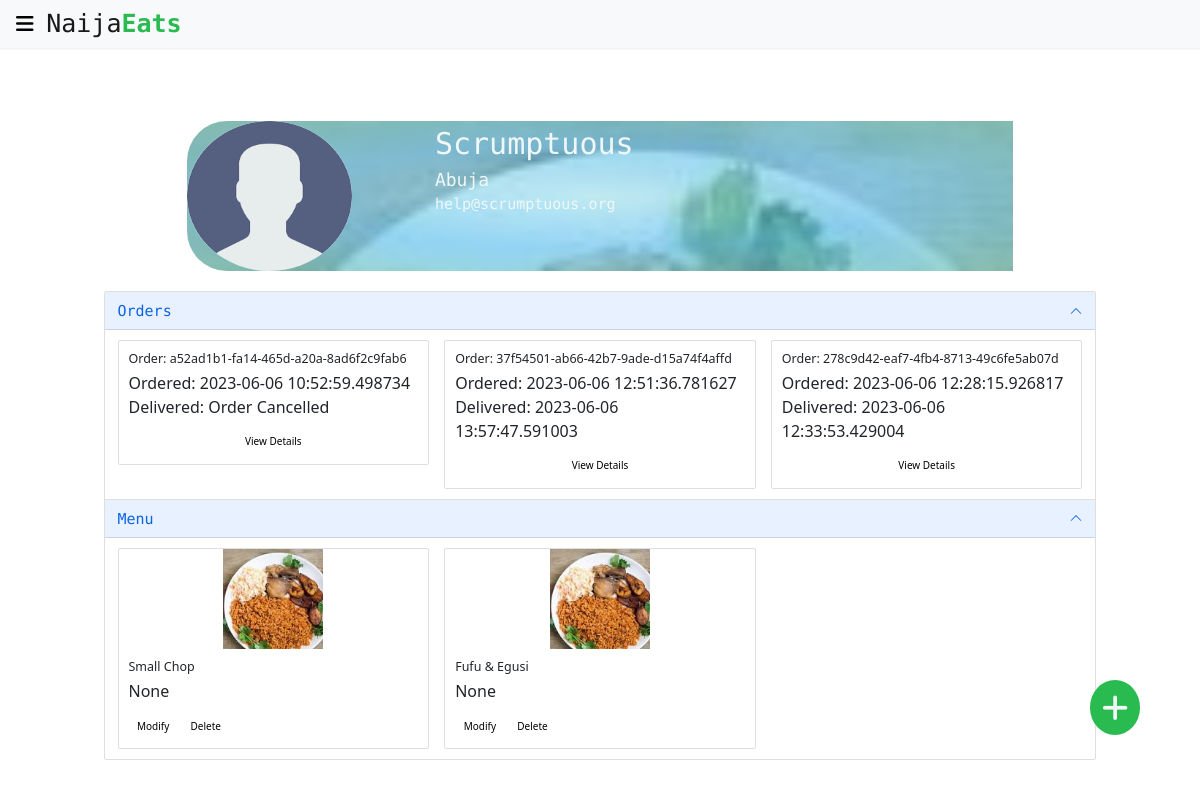
Before: /profile/7e546509-2631-4c0f-870c-4f03f7c1c5be (signed in) with the older database file.
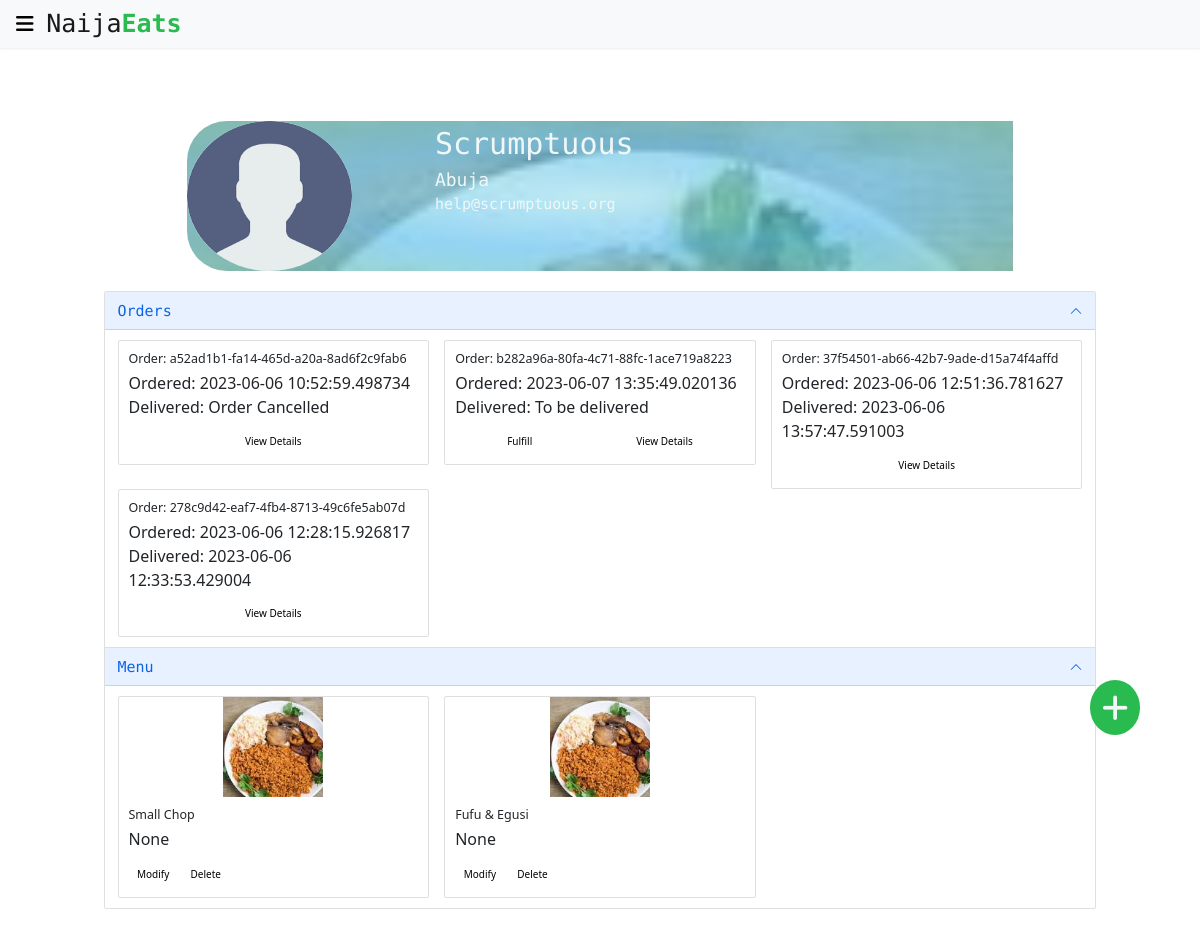
After: the same page with the newer database file.
### app/models/user.py (models this page shows, shortened)
class User(UserMixin, db.Model):
    id = db.Column(db.String(50), primary_key=True, default=generate_uuid)
    first_name = db.Column(db.String(70), nullable=True)
    last_name = db.Column(db.String(70), nullable=True)
    org_name = db.Column(db.String(70), nullable=True)
    image_url = db.Column(db.Text, nullable=False,
                          default='../static/images/sample_user.png')
    email = db.Column(db.String(150), nullable=False, unique=True)
    password = db.Column(db.String(100), nullable=False)
    is_business = db.Column(db.Boolean(), nullable=False, default=False)
    address = db.Column(db.Text, default='User Address Supposed To Go Here')
    city_id = db.Column(db.String(50), db.ForeignKey('city.id'),
                        nullable=False)
    menu = db.relationship('MenuItem', backref='restaurant', lazy=True)
    orders = db.relationship('PlacedOrder', backref='buyer', lazy=True)
    reviews = db.relationship('Review', backref='user', lazy=True)

### app/models/city.py (models this page shows, shortened)
class City(db.Model):
    id = db.Column(db.String(50), primary_key=True, default=generate_uuid)
    name = db.Column(db.String(30), nullable=False, unique=True)
    zip_code = db.Column(db.String(20))
    users = db.relationship('User', backref='city', lazy=True)

### app/models/placed_order.py (models this page shows, shortened)
class PlacedOrder(db.Model):
    id = db.Column(db.String(50), primary_key=True, default=generate_uuid)
    quantity = db.Column(db.Integer, nullable=False, default=0)
    order_date = db.Column(db.DateTime, nullable=False, default=datetime.now())
    delivery_date = db.Column(db.DateTime)
    delivery_address = db.Column(db.Text)
    total_price = db.Column(db.Float)
    cancelled = db.Column(db.Boolean, default=False)
    delivered = db.Column(db.Boolean, default=False)
    user_id = db.Column(db.String(50), db.ForeignKey('user.id'),
                        nullable=True)
    reviews = db.relationship('Review', backref='order', lazy=True)
    menu = db.relationship('MenuItem', secondary='order_menuitem',
                           backref='orders')

### app/models/menu_item.py (models this page shows, shortened)
class MenuItem(db.Model):
    id = db.Column(db.String(50), primary_key=True, default=generate_uuid)
    title = db.Column(db.String(50), nullable=False)
    image_url = db.Column(db.Text, nullable=False,
                          default="../static/images/naijafoods.jpeg")
    description = db.Column(db.Text)
    price = db.Column(db.Numeric(precision=5, scale=2), nullable=False)
    category_id = db.Column(db.String(50), db.ForeignKey('category.id'),
                            nullable=False)
    user_id = db.Column(db.String(50), db.ForeignKey('user.id'),
                        nullable=True)

### app/user/routes.py (the view)
@bp.route("/profile/<user_id>")
@login_required
def profile(user_id):
    user = User.query.get(user_id)
    orders = []
    if user.is_business:
        menu = MenuItem.query.all()
        for menu_item in menu:
            if menu_item.restaurant == user:
                orders.extend(menu_item.orders)
        order_ids = set([order.id for order in orders])
        orders = []
        for order_id in order_ids:
            orders.append(PlacedOrder.query.get(order_id))
    else:
        orders = user.orders
    return render_template('profile.html', user=user, orders=orders)

### app/__init__.py (called while the page is built)
def create_app(config_class=Config):
    app = Flask(__name__)
    app.config.from_object(config_class)
    db.init_app(app=app)
    login_manager = LoginManager()
    login_manager.init_app(app)
    login_manager.login_view = 'user_bp.login'
    from app.main import bp as main_bp
    from app.user import bp as user_bp
    app.register_blueprint(main_bp)
    app.register_blueprint(user_bp)
    @login_manager.user_loader
    def load_user(user_id):
        return User.query.get(user_id)
    @app.route('/test/')
    def test_app():
        return '<h1>It seems the app is working well</h1>'
    return app

### app/templates/profile.html (shortened to what this page needs)
{% extends "base.html" %}
{% block content %}
{% include 'simple_nav.html' %}
<div class="profile-area">
  <div class="profile-header">
    <div class="profile-image">
      <img src="{{ user.image_url }}" alt="Image of a sample user profile">
    </div>
    <div class="profile-details">
      {% if user.is_business %}
      <span id="user_name">{{ user.org_name }}</span>
      {% else %}
      <span id="user_name">{{ user.first_name }} {{ user.last_name }}</span>
      {% endif %}
      <span id="user_city">{{ user.city.name }}</span>
      <span id="user_email">{{ user.email }}</span>
    </div>
  </div>
  <div class="profile-body">
    <div class="accordion" id="accordionExample">
      <div class="accordion-item">
        <h2 class="accordion-header" id="headingOne">
          <button class="accordion-button" type="button" data-bs-toggle="collapse" data-bs-target="#orderPane"
            aria-expanded="true" aria-controls="orderPane">
            <span class="accordion-header">Orders</span>
          </button>
        </h2>
        <div id="orderPane" class="accordion-collapse collapse show" aria-labelledby="headingOne"
          data-bs-parent="#accordionExample">
          <div class="accordion-body">
            {% if orders |length > 0 %}
            <div class="row">
              {% for order in orders %}
              <div class="col-sm-4">
                <div class="card">
                  <div class="card-body">
                    <h5 class="card-title">Order: {{ order.id }}</h5>
                    <p class="card-text">
                      <span>Ordered: {{ order.order_date }}</span><br>
                      <span>Delivered:
                        {% if order.delivered %}
                        {{ order.delivery_date }}
                        {% elif order.cancelled %}
                        Order Cancelled
                        {% else %}
                        To be delivered
                        {% endif %}
                      </span>
                    </p>
                    <div class="order-control">
                      {% if user.is_business and not (order.delivered or order.cancelled) %}
                      <a href="{{ url_for('main_bp.fulfill_order', order_id=order.id )}}" class="btn">Fulfill</a>
                      {% endif %}
                      <a href="#" class="btn">View Details</a>
                    </div>
                  </div>
                </div>
              </div>
              {% endfor %}
            </div>
            {% else %}
            <b> Orders Associated With This User Will Appear Here </b>
            {% endif %}
          </div>
        </div>
      </div>
      {% if user.is_business %}
      <div class="accordion-item">
        <h2 class="accordion-header" id="headingOne">
          <button class="accordion-button" type="button" data-bs-toggle="collapse" data-bs-target="#menuPane"
            aria-expanded="true" aria-controls="menuPane">
            <span class="accordion-header">Menu</span>
          </button>
        </h2>
        <div id="menuPane" class="accordion-collapse collapse show" aria-labelledby="headingOne"
          data-bs-parent="#accordionExample">
          <div class="accordion-body">
            {% if user.menu |length > 0 %}
            <div class="row">
              {% for menu_item in user.menu %}
              <div class="col-sm-4">
                <div class="card menu-card">
                  <img src="{{ menu_item.image_url }}" class="card-img-top" alt="...">
                  <div class="card-body">
                    <h5 class="card-title">{{ menu_item.title }}</h5>
                    <p class="card-text">{{ menu_item.description }}</p>
                    <a href="#" class="btn btn-delete">Modify</a>
                    <a href="{{ url_for('main_bp.delete_menuitem', item_id=menu_item.id) }}"
                      class="btn btn-delete">Delete</a>
                  </div>
                </div>
              </div>
              {% endfor %}
            </div>
            {% else %}
            <b> Menu Created By This Restaurant Will Appear Here </b>
            {% endif %}
          </div>
        </div>
      </div>
      {% endif %}
    </div>
  </div>
  {% if user.is_business %}
  <div class="add-menu-item">
    <a href="#" class="btn">
      <i class="fa-solid fa-plus"></i>
    </a>
  </div>
  {% endif %}
</div>
{% endblock %}

### app/templates/base.html (shortened to what this page needs)
<!doctype html>
<html lang="en">
<head>
    <link href="https://cdn.jsdelivr.net/npm/bootstrap@5.0.2/dist/css/bootstrap.min.css" rel="stylesheet"
>
    <link rel="stylesheet" href="{{ url_for('static', filename='style/main.css') }}">
    <link rel="stylesheet" href="{{ url_for('static', filename='style/about.css') }}">
    <link rel="stylesheet" href="{{ url_for('static', filename='style/cart.css') }}">
    <link rel="stylesheet" href="{{ url_for('static', filename='style/checkout.css') }}">
    <link rel="stylesheet" href="{{ url_for('static', filename='style/food-carousel.css') }}">
    <link rel="stylesheet" href="{{ url_for('static', filename='style/food-modal.css') }}">
</head>
<body>
    {% block content %}
    {% endblock %}
</body>
</html>

### app/templates/simple_nav.html (shortened to what this page needs)
<nav class="navbar fixed-top navbar-light bg-light shadow-sm">
    <div class="container-fluid">
        <div class="brand">
            <a class="btn" data-bs-toggle="offcanvas" href="#SimpleSideBar" role="button"
                aria-controls="offcanvasExample">
                <i class="fa-solid fa-bars bars"></i>
            </a>
            <a class="navbar-brand brand-name" href="#">Naija<span>Eats</span></a>
        </div>
    </div>
</nav>
<div class="spacer"></div>

### app/static/style/main.css (style rules this page uses)
* { margin: 0; padding: 0; box-sizing: border-box; }
html { font-size: 10px; }
body { position: relative; font-size: 1.6rem; padding: 10px; }
a, a:link, a:visited, a:active { color: black; text-decoration: none; }
.spacer { height: 5.6rem; }
.brand { height: fit-content; }
.brand-name { vertical-align: middle; font-size: 2.5rem; font-weight: 500; font-family: 'Roboto Mono', monospace; }
.brand-name > span { color: #29ba50; font-weight: 700; }
.bars { font-size: 2rem; vertical-align: middle; }
.profile-area { width: 90%; height: fit-content; margin: 5vh auto; padding: 1.5rem; }
.profile-header { width: 80%; margin: 0 auto; background-image: radial-gradient( ellipse, rgba(84, 213, 227, 0.3), rgba(105, 197, 240, 0.7), rgba(115, 199, 185, 0.7) ), url(../images/naijafoods.jpeg); background-repeat: no-repeat; background-size: 100%; background-position: top center; border-top-left-radius: 4rem; border-bottom-left-radius: 4rem; }
.profile-image { display: inline-block; width: 20%; height: fit-content; }
.profile-image img { width: 100%; height: 150px; border-radius: 50%; }
.profile-details { width: 70%; height: 50%; float: right; }
.profile-details span { display: block; font-family: 'Roboto Mono', monospace; font-weight: 500; color: #f0f7f7; }
.profile-details #user_name { font-size: 3rem; }
.profile-details #user_city { font-size: 1.8rem; }
.profile-details #user_email { font-size: 1.5rem; }
.profile-body { padding: 2rem; }
.profile-body .accordion-header { font-family: 'Roboto Mono', monospace; font-size: 1.5rem; font-weight: 500; }
.menu-card { position: relative; height: fit-content; }
.menu-card img { height: 10rem; object-fit: contain; object-position: center; }
.order-control { display: flex; flex-direction: row; justify-content: space-around; }
.btn-delete { position: relative; }
.add-menu-item { background-color: #29ba50; width: 5rem; height: fit-content; text-align: center; border-radius: 50%; position: fixed; top: 85vh; right: 5%; z-index: 10; }
.add-menu-item a { color: #f0f7f7; font-size: 3rem; }

Changed rows visible on the page:
added PlacedOrder: id "b282a96a-80fa-4c71-88fc-1ace719a8223", order_date "2023-06-07 13:35:49.020136", delivered "To be delivered"
